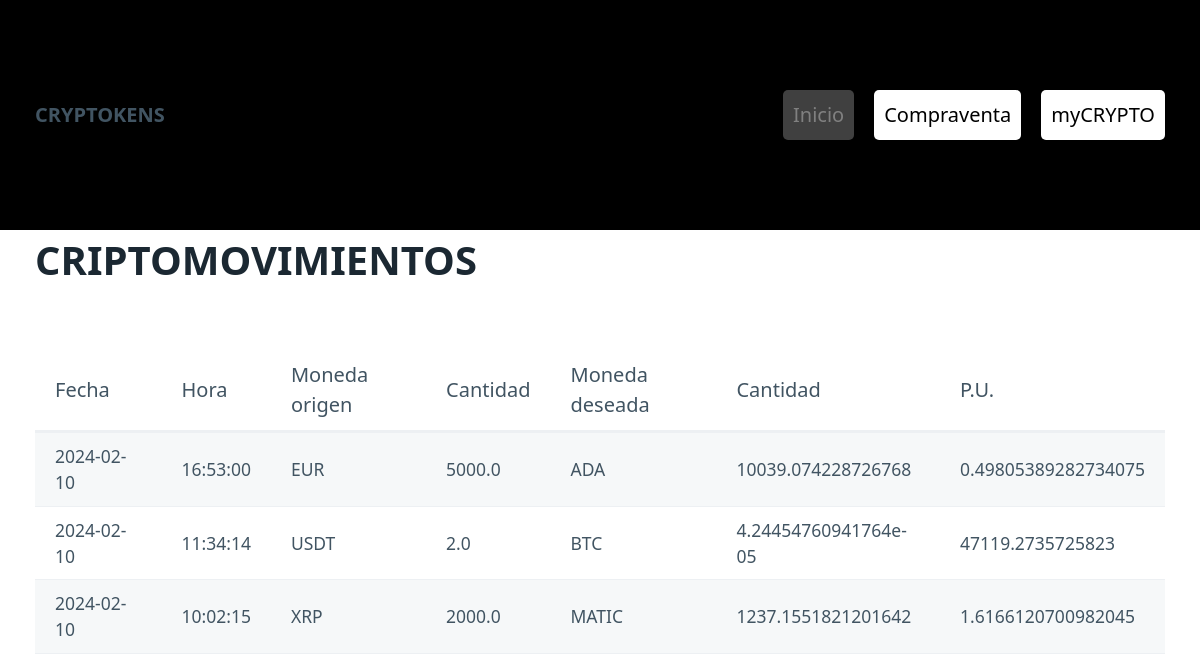
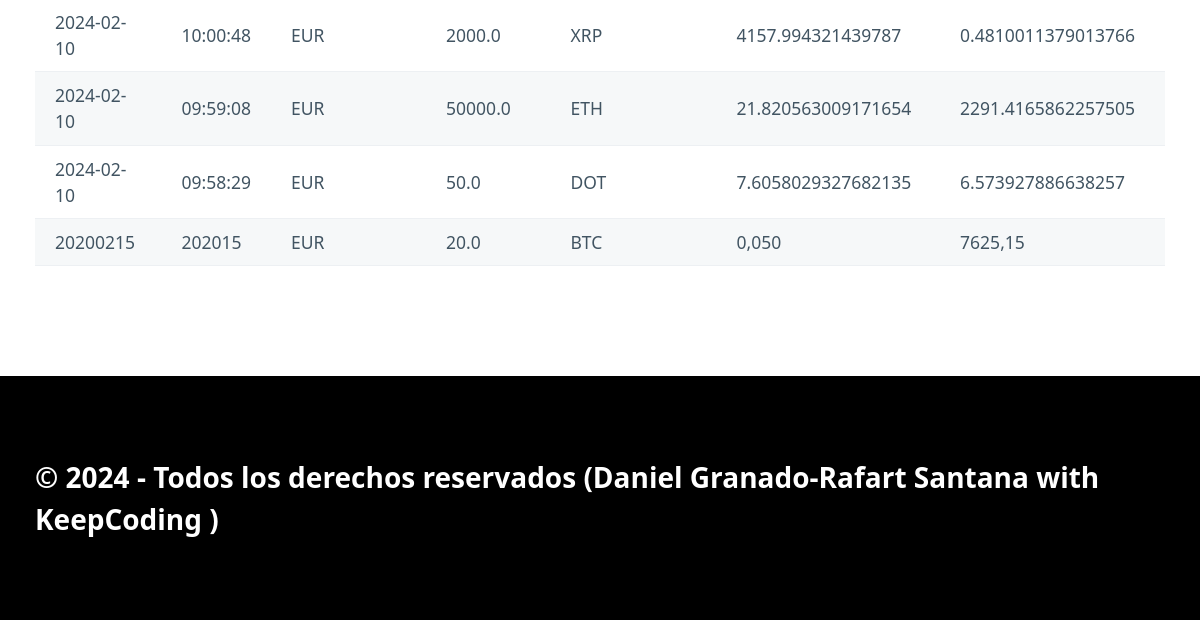
Before: / with the older database file (2 pictures, top to bottom).
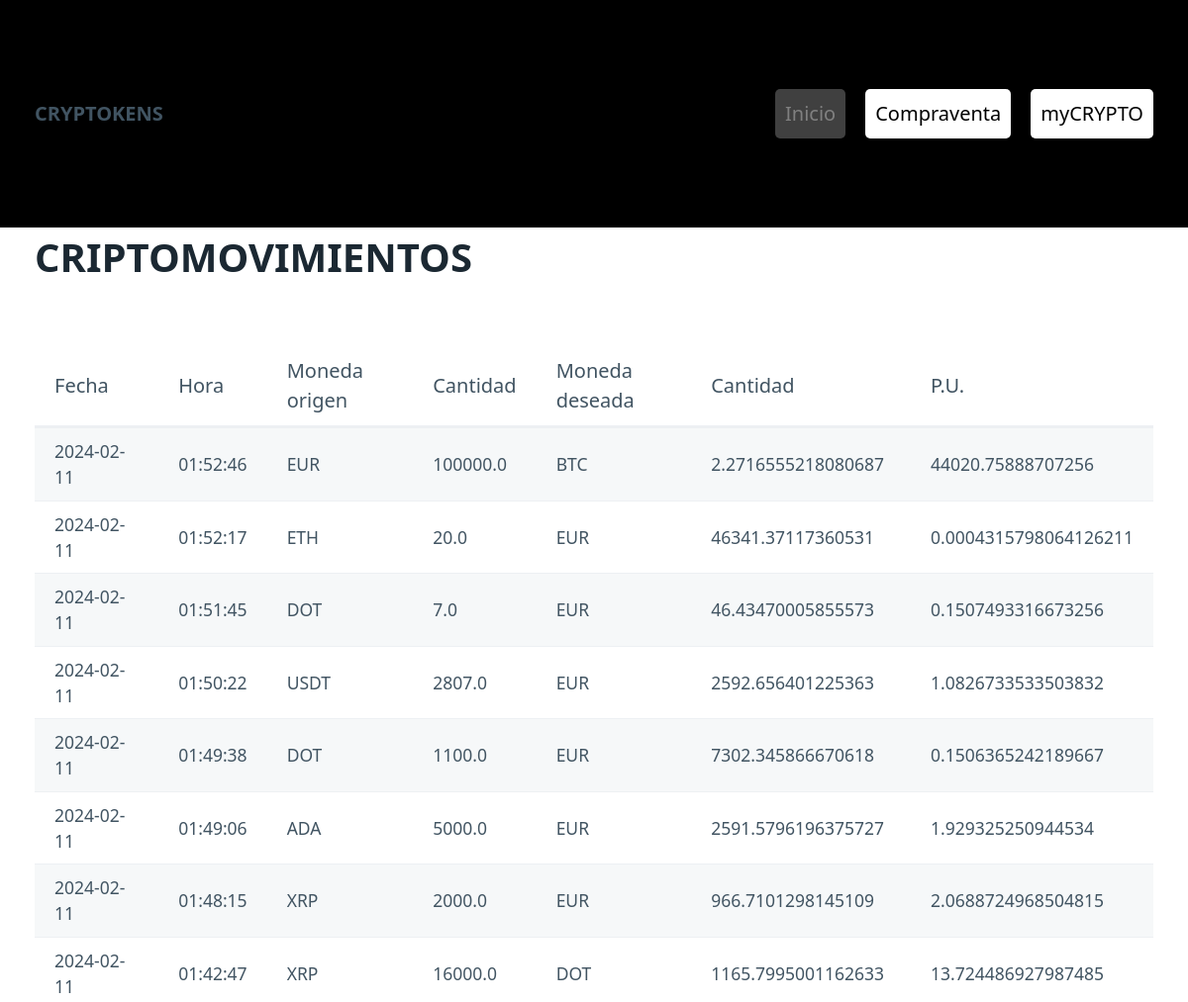
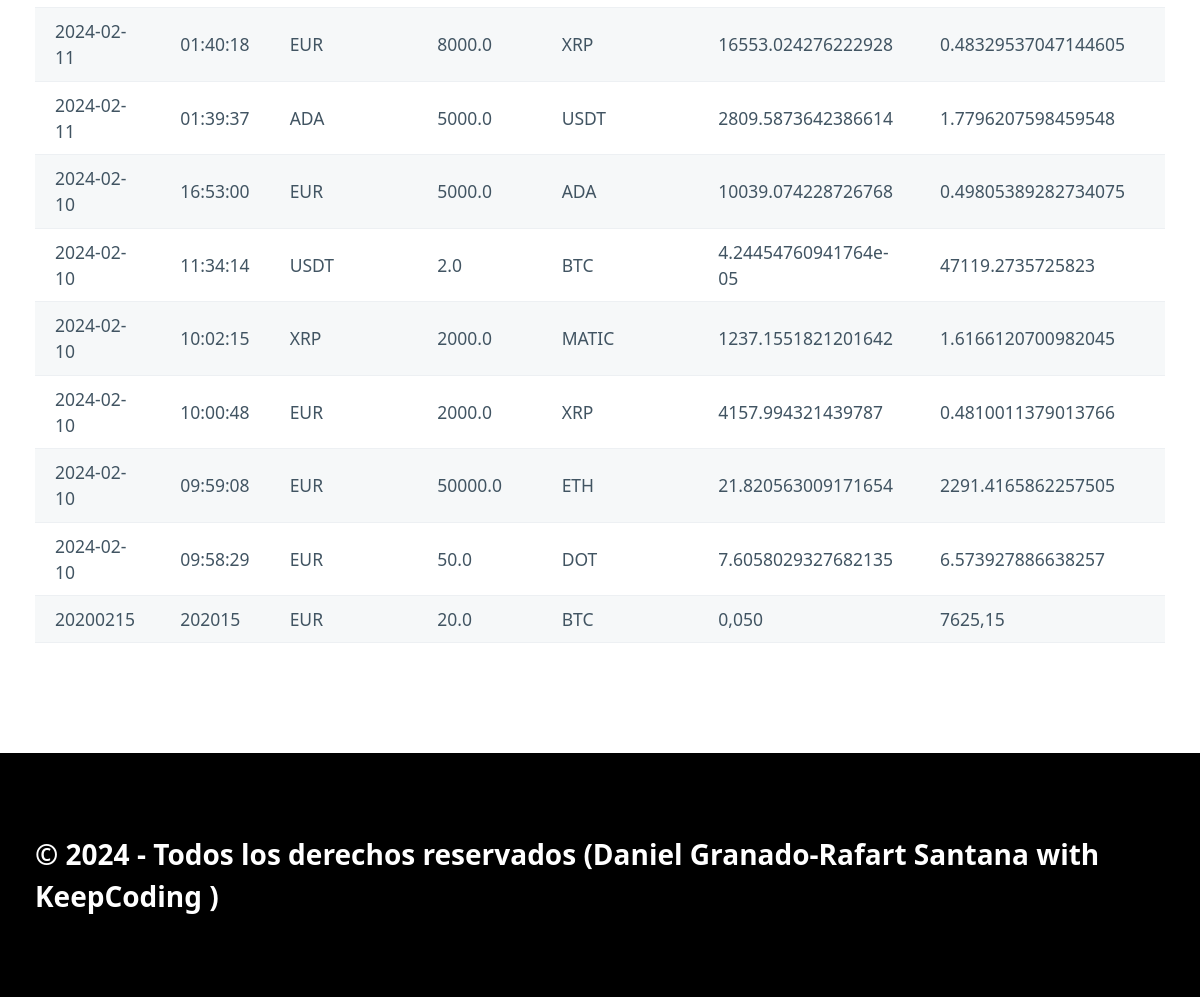
After: the same page with the newer database file (2 pictures, top to bottom).
### tables this page shows
CREATE TABLE "Criptomovimientos" (
	"id"	INTEGER NOT NULL,
	"date"	TEXT NOT NULL,
	"time"	TEXT NOT NULL,
	"moneda_from"	TEXT NOT NULL,
	"cantidad_from"	REAL,
	"moneda_to"	TEXT NOT NULL,
	"cantidad_to"	REAL,
	"precio_unitario"	REAL NOT NULL,
	PRIMARY KEY("id")
);

### registros_crip/routes.py (the view)
@app.route('/')
def index():
    dic = select_all()
    return render_template('index.html', datos=dic)

### registros_crip/models.py (called while the page is built)
def select_all():
    conexion = Conexion('select id,date,time,moneda_from,cantidad_from,moneda_to,cantidad_to,precio_unitario from Criptomovimientos order by date DESC, time DESC;')
    filas = conexion.res.fetchall()
    columnas = conexion.res.description
    lista_diccionario= []
    for f in filas:
        posicion = 0
        diccionario = {}
        for c in columnas:
            diccionario[c[0]] = f[posicion]
            posicion += 1
        lista_diccionario.append(diccionario)
    conexion.con.close()
    return lista_diccionario

### registros_crip/templates/index.html
{% extends 'base.html' %}
{% block cabecera %}
<div class="container">
    <nav>
        <ul>
          <li><strong>CRYPTOKENS</strong></li>
        </ul>
        <ul>
          <li><a role="button" style="background-color: gray;  border: gray;">Inicio</a></li>
          <li><a href="/purchase" role="button" style="background-color: white; color: black; border: gray;">Compraventa</a></li>
          <li><a href="/status" role="button" style="background-color: white; color: black; border: gray;">myCRYPTO</a></li>
        </ul>
      </nav>
</div>
{% endblock %}
{% block contenido %}
    {% if not datos %}
        <div id="sinMovimientos">
            <h1>SIN MOVIMIENTOS</h1>
        </div>
    {% else %}
    <h1>CRIPTOMOVIMIENTOS</h1>
    <table role="grid">
        <thead>
            <tr>
                <th>Fecha</th>
                <th>Hora</th>
                <th>Moneda origen</th>
                <th>Cantidad</th>
                <th>Moneda deseada</th>
                <th>Cantidad</th>
                <th>P.U.</th>
            </tr>
        </thead>
        <tbody>
            {% for item in datos %}
            <tr>
                <td>{{item.date}}</td>
                <td>{{item.time}}</td>
                <td>{{item.moneda_from}}</td>
                <td>{{item.cantidad_from}}</td>
                <td>{{item.moneda_to}}</td>
                <td>{{item.cantidad_to}}</td>
                <td>{{item.precio_unitario}}</td>
            </tr>
            {% endfor %}
    {% endif %}
    </tbody>
</table>
{% endblock %}

### registros_crip/templates/base.html (shortened to what this page needs)
<!DOCTYPE html>
<html lang="en">
<head>
    <link rel="stylesheet" href="/static/pico.css">
    <link rel="stylesheet" href="/static/style.css">
</head>
<body>
    <header>
        {% block cabecera %}
        {% endblock %}
    </header>
    <section class="container">
        {% block contenido %}
        {% endblock %}
    </section>
    <footer>
        <div class="container">
            &copy; 2024 - Todos los derechos reservados (Daniel Granado-Rafart Santana with KeepCoding )
    </footer>
</body>
</html>

### registros_crip/static/style.css (style rules this page uses)
header, footer { background-color: black; color: white; font-size: 1.4em; font-weight: bold; }
body { min-height: 100vh; display: grid; grid-auto-flow: auto auto 1fr auto; margin: 0; }

Changed rows visible on the page:
added Criptomovimientos: date "2024-02-11", time "01:52:46", moneda_from "EUR", cantidad_from "100000.0", moneda_to "BTC", cantidad_to "2.2716555218080687", precio_unitario "44020.75888707256"
added Criptomovimientos: date "2024-02-11", time "01:52:17", moneda_from "ETH", cantidad_from "20.0", moneda_to "EUR", cantidad_to "46341.37117360531", precio_unitario "0.0004315798064126211"
added Criptomovimientos: date "2024-02-11", time "01:51:45", moneda_from "DOT", cantidad_from "7.0", moneda_to "EUR", cantidad_to "46.43470005855573", precio_unitario "0.1507493316673256"
added Criptomovimientos: date "2024-02-11", time "01:50:22", moneda_from "USDT", cantidad_from "2807.0", moneda_to "EUR", cantidad_to "2592.656401225363", precio_unitario "1.0826733533503832"
added Criptomovimientos: date "2024-02-11", time "01:49:38", moneda_from "DOT", cantidad_from "1100.0", moneda_to "EUR", cantidad_to "7302.345866670618", precio_unitario "0.1506365242189667"
added Criptomovimientos: date "2024-02-11", time "01:49:06", moneda_from "ADA", cantidad_from "5000.0", moneda_to "EUR", cantidad_to "2591.5796196375727", precio_unitario "1.929325250944534"
added Criptomovimientos: date "2024-02-11", time "01:48:15", moneda_from "XRP", cantidad_from "2000.0", moneda_to "EUR", cantidad_to "966.7101298145109", precio_unitario "2.0688724968504815"
added Criptomovimientos: date "2024-02-11", time "01:42:47", moneda_from "XRP", cantidad_from "16000.0", moneda_to "DOT", cantidad_to "1165.7995001162633", precio_unitario "13.724486927987485"
added Criptomovimientos: date "2024-02-11", time "01:40:18", moneda_from "EUR", cantidad_from "8000.0", moneda_to "XRP", cantidad_to "16553.024276222928", precio_unitario "0.48329537047144605"
added Criptomovimientos: date "2024-02-11", time "01:39:37", moneda_from "ADA", cantidad_from "5000.0", moneda_to "USDT", cantidad_to "2809.5873642386614", precio_unitario "1.7796207598459548"
